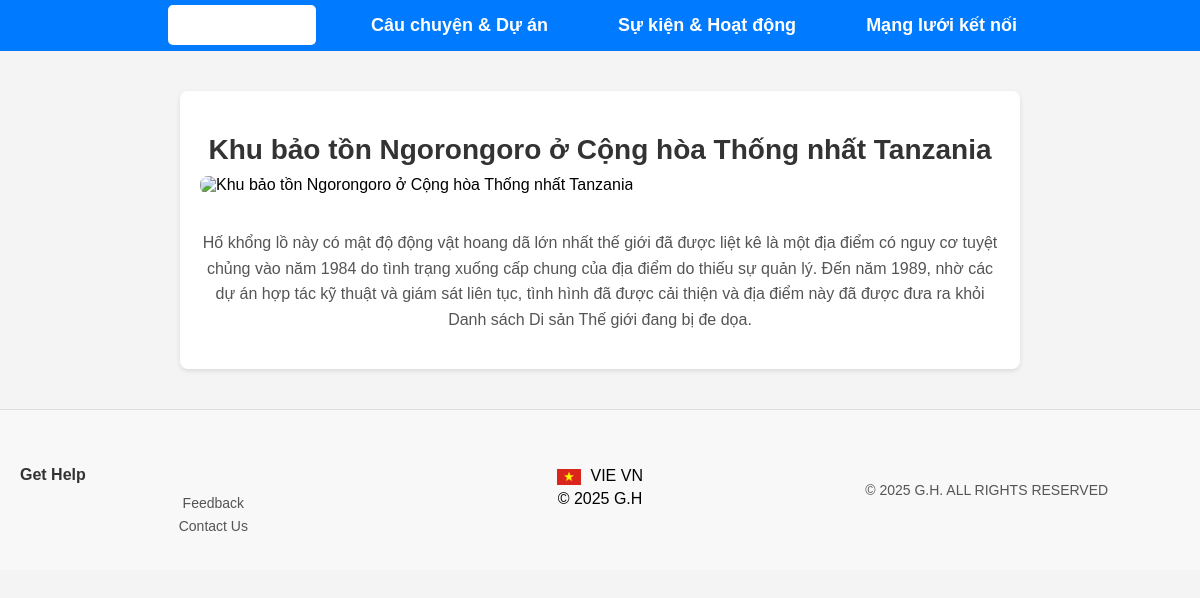
The app's page /pages/congdong/project_detail.php?id=5&type=restoration with its own data.
### tables this page shows
CREATE TABLE `restoration_projects` (
  `id` int(11) NOT NULL,
  `project_name` varchar(255) NOT NULL,
  `details` text NOT NULL,
  `image_path` varchar(255) DEFAULT NULL
);

### pages/congdong/project_detail.php (the view, shortened to what this page needs)
<?php
$conn = new mysqli("localhost", "root", "", "global");
$id = isset($_GET['id']) ? (int)$_GET['id'] : 0;
$stmt = $conn->prepare("SELECT * FROM restoration_projects WHERE id = ?");
$stmt->bind_param("i", $id);
$stmt->execute();
$result = $stmt->get_result();
$project = $result->fetch_assoc();
$image_path = file_exists("image_path/" . $project['image_path'])
    ? "image_path/" . $project['image_path']
    : "image_path/default.jpg";
?>
<!DOCTYPE html>
<html lang="vi">
<head>
    <link rel="stylesheet" href="stories.css">
</head>
<body>
    <nav class="navbar">
        <ul class="nav-links">
            <li><a href="../congdong.php" class="back-button">← Cộng đồng</a></li>
            <li><a href="stories.php" class="<?= basename($_SERVER['PHP_SELF']) == 'stories.php' ? 'active' : '' ?>">Câu chuyện & Dự án</a></li>
            <li><a href="events.php" class="<?= basename($_SERVER['PHP_SELF']) == 'events.php' ? 'active' : '' ?>">Sự kiện & Hoạt động</a></li>
            <li><a href="network.php" class="<?= basename($_SERVER['PHP_SELF']) == 'network.php' ? 'active' : '' ?>">Mạng lưới kết nối</a></li>
        </ul>
    </nav>
    <section class="detail-container">
        <h1><?php echo htmlspecialchars($project['project_name']); ?></h1>
        <img src="<?php echo htmlspecialchars($image_path); ?>" alt="<?php echo htmlspecialchars($project['project_name']); ?>">
        <p><?php echo nl2br(htmlspecialchars($project['details'])); ?></p>
    </section>
    <footer>
        <div class="footer-container">
            <div class="footer-section">
                <h5>Get Help</h5>
                <p><a href="../feedback.php">Feedback</a></p>
                <p><a href="../contact.php">Contact Us</a></p>
            </div>
            <div class="footer-section footer-center">
                <div>
                    <img src="./image_path/VN_Flag.webp" alt="Vietnam Flag" />
                    <span>VIE VN</span>
                </div>
                <p>© 2025 G.H</p>
            </div>
            <div class="footer-section footer-right">
                <p>© 2025 G.H. ALL RIGHTS RESERVED</p>
            </div>
        </div>
    </footer>
</body>
</html>

### pages/congdong/stories.css (style rules this page uses)
body { font-family: Arial, sans-serif; background-color: #f4f4f4; display: flex; flex-direction: column; align-items: center; margin: 0; padding: 0; }
a { text-decoration: none; }
h1, p { text-align: center; max-width: 900px; }
html { scroll-behavior: smooth; }
.back-button { margin: 20px; text-align: center; }

### pages/congdong/project_detail.php (style rules this page uses)
body { font-family: Arial, sans-serif; background-color: #f4f4f4; margin: 0; padding: 0; }
.navbar { display: flex; justify-content: center; align-items: center; background: #007bff; color: white; padding: 15px 20px; width: 100%; position: sticky; top: 0; z-index: 1000; }
.nav-links { list-style: none; margin: 0; padding: 0; display: flex; }
.nav-links li a { color: white; font-size: 18px; font-weight: bold; margin: 0 20px; padding: 10px 15px; text-decoration: none; }
.back-button { background-color: white; color: #007bff; padding: 10px 15px; border-radius: 5px; text-decoration: none; font-weight: bold; }
.detail-container { max-width: 800px; margin: 40px auto; background: white; padding: 20px; border-radius: 8px; box-shadow: 0 2px 5px rgba(0,0,0,0.1); }
.detail-container h1 { font-size: 28px; color: #333; margin-bottom: 10px; }
.detail-container img { width: 100%; max-height: 400px; object-fit: cover; border-radius: 8px; margin-bottom: 20px; }
.detail-container p { font-size: 16px; line-height: 1.6; color: #555; }
footer { background-color: #f8f8f8; padding: 20px 0; font-family: Arial, sans-serif; border-top: 1px solid #ddd; width: 100%; }
.footer-container { display: flex; justify-content: space-between; align-items: center; padding: 0 20px; margin: 0 auto; flex-wrap: wrap; }
.footer-section { flex: 1; min-width: 200px; margin: 10px 0; }
.footer-section h5 { margin-bottom: 10px; font-size: 16px; color: #333; }
.footer-section p { margin: 5px 0; }
.footer-section a { text-decoration: none; color: #555; font-size: 14px; }
.footer-center { text-align: center; }
.footer-center img { width: 24px; vertical-align: middle; margin-right: 5px; }
.footer-right { text-align: right; font-size: 14px; color: #555; }

### records on screen
restoration_projects: project_name "Khu bảo tồn Ngorongoro ở Cộng hòa Thống nhất Tanzania", details "Hố khổng lồ này có mật độ động vật hoang dã lớn nhất thế giới đã được liệt kê là một địa điểm có nguy cơ tuyệt chủng vào năm 1984 do tình trạng xuống cấp chung của địa điểm do thiếu sự quản lý. Đến năm 1989, nhờ các dự án hợp tác kỹ thuật và giám sát liên tục, tình hình đã được cải thiện và địa điểm này đã được đưa ra khỏi Danh sách Di sản Thế giới đang bị đe dọa."
